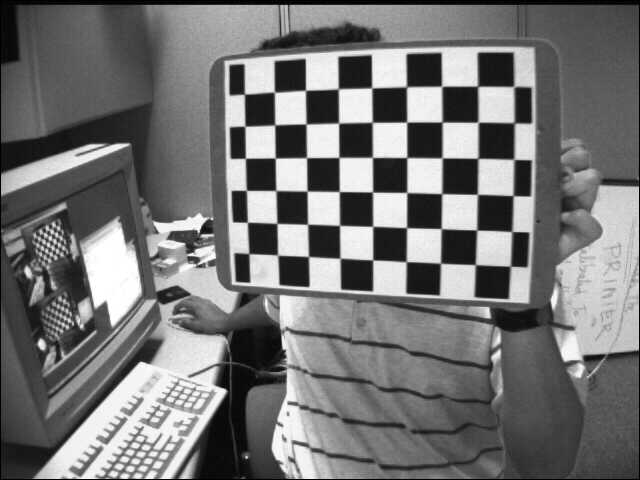
#> input picture left01.jpg, 640 x 480 px; its folder holds 5 pictures in this run
$ python camera_calibration.py
#> lines starting #> are read from the running program, lines starting #| are printed output that depends on the picture; after the words box and inside, x2 and y2 are one past the last pixel; in counts of white or black regions, pixels touching at a corner belong together
import cv2
import numpy as np
import glob
import matplotlib.pyplot as plt
from mpl_toolkits.mplot3d import Axes3D

# Set chessboard dimensions (9 internal corners per row, 6 internal corners per column)
chessboard_size = (9, 6)

# Prepare object points, like (0,0,0), (1,0,0), ..., (8,5,0)
objp = np.zeros((chessboard_size[0] * chessboard_size[1], 3), np.float32)
objp[:, :2] = np.mgrid[0:chessboard_size[0], 0:chessboard_size[1]].T.reshape(-1, 2)

# Arrays to store object points and image points from all the images
objpoints = []  # 3D points in real world space
imgpoints = []  # 2D points in image plane

# Set criteria for corner sub-pixel accuracy
criteria = (cv2.TERM_CRITERIA_EPS + cv2.TERM_CRITERIA_MAX_ITER, 30, 0.001)

# Load the images (left01.jpg to left23.jpg)
images = glob.glob('left*.jpg')

for fname in images:
    img = cv2.imread(fname)
#> img is the input picture: shape (480, 640, 3); min 0, max 255, mean 116.6
    gray = cv2.cvtColor(img, cv2.COLOR_BGR2GRAY)

    # Find the chessboard corners
    ret, corners = cv2.findChessboardCorners(gray, chessboard_size, None)
#> ret = True; corners = 54 rows, first 8: [244.5, 94.33], [274.6, 92.24], [305.5, 90.4], [338.4, 88.84], [371.6, 87.98], [406.8, 86.92], [441.6, 86.37], [477.6, 86.38]

    # If found, add object points and image points
    if ret:
        objpoints.append(objp)

        # Refine corner detection for better accuracy
        corners2 = cv2.cornerSubPix(gray, corners, (11, 11), (-1, -1), criteria)
#> corners2 = 54 rows, first 8: [244.4, 94.14], [274.4, 92.21], [305.5, 90.32], [338.3, 88.79], [371.7, 87.87], [406.5, 86.71], [441.6, 86.25], [477.6, 86.22]
        imgpoints.append(corners2)

        # Draw and display the corners
        img = cv2.drawChessboardCorners(img, chessboard_size, corners2, ret)
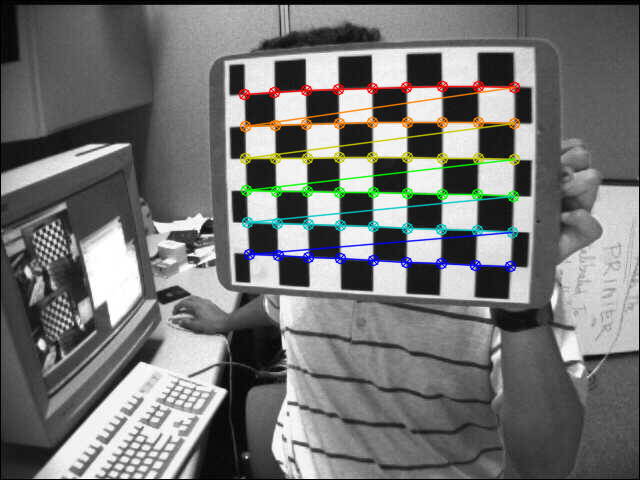
#> img: shape (480, 640, 3); 4.21% of pixels changed, all inside (x1, y1, x2, y2) = (238, 80, 521, 273)
        cv2.imshow('Chessboard Corners', img)
        cv2.waitKey(500)
#> pass 2 of the loop `for fname in images:`:
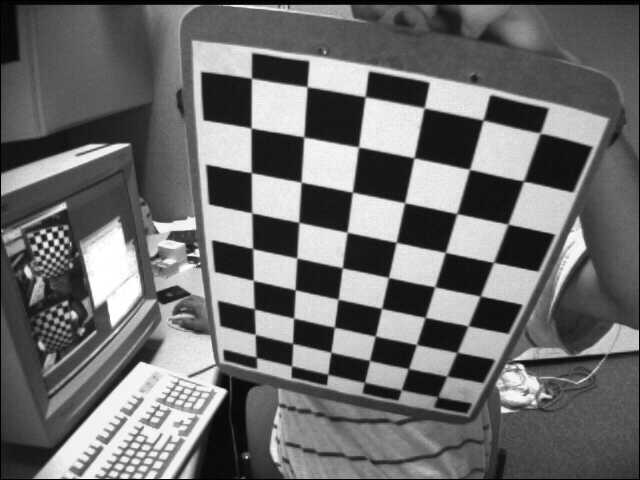
#> input picture left02.jpg, 640 x 480 px
#> img is the input picture: shape (480, 640, 3); min 0, max 255, mean 109
#> corners = 54 rows, first 8: [256.6, 357.4], [255.3, 334.5], [254.8, 309], [253.3, 280.1], [252.5, 248], [251.8, 212.8], [251.2, 172.5], [251.4, 128.3]
#> corners2 = 54 rows, first 8: [256.4, 362.4], [255.2, 334.4], [254.3, 308.9], [253.3, 280.4], [252.6, 248.6], [251.8, 212.8], [251.3, 172.7], [251.1, 128]
#> `img = cv2.drawChessboardCorners(img, chessboard_size, corners2, ret)`:
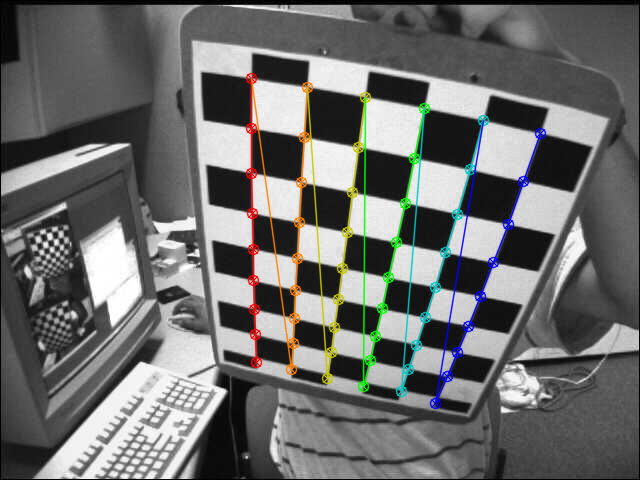
#> img: shape (480, 640, 3); 4.44% of pixels changed, all inside (x1, y1, x2, y2) = (245, 72, 547, 410)
#> pass 3 of the loop `for fname in images:`:
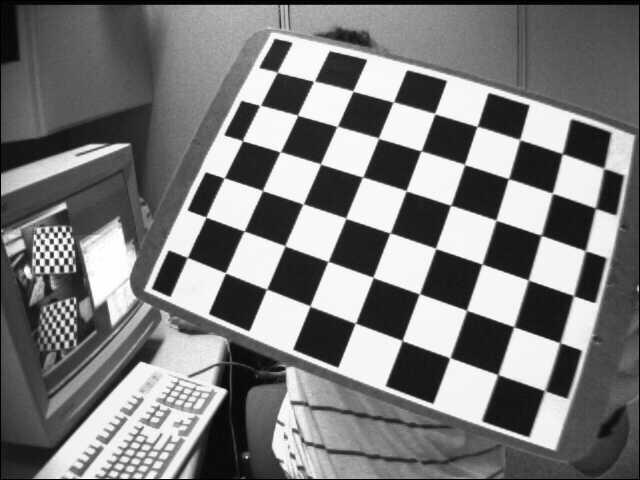
#> input picture left03.jpg, 640 x 480 px
#> img is the input picture: shape (480, 640, 3); min 0, max 255, mean 122.9
#> corners = 54 rows, first 8: [277.4, 72.53], [313.4, 81.56], [352.9, 91.05], [393.5, 101.9], [434.6, 113.5], [476.9, 126.7], [519.5, 139.5], [562.1, 154]
#> corners2 = 54 rows, first 8: [277.2, 72.2], [314, 81.25], [353, 91.03], [393.2, 102], [434.7, 113.6], [477.1, 126.3], [519.7, 139.6], [562.4, 153.6]
#> `img = cv2.drawChessboardCorners(img, chessboard_size, corners2, ret)`:
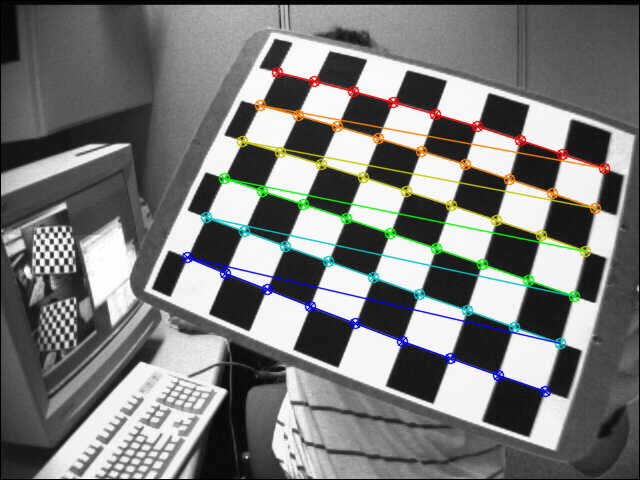
#> img: shape (480, 640, 3); 5.14% of pixels changed, all inside (x1, y1, x2, y2) = (181, 66, 611, 398)
#> the loop made 5 passes; the first 3 are shown

cv2.destroyAllWindows()

# Perform camera calibration
ret, camera_matrix, dist_coeffs, rvecs, tvecs = cv2.calibrateCamera(objpoints, imgpoints, gray.shape[::-1], None, None)

# Print the camera matrix (K matrix)
print("Camera Matrix (K): \n", camera_matrix)

# Print the first three R matrices (rotation) and t vectors (translation) for 3 views
for i in range(3):
    rmat, _ = cv2.Rodrigues(rvecs[i])  # Convert rotation vectors to rotation matrices
    print(f"\nRotation Matrix (R) for View {i+1}: \n", rmat)
    print(f"Translation Vector (t) for View {i+1}: \n", tvecs[i])

# Save the calibration results
np.savez('calibration_data.npz', camera_matrix=camera_matrix, dist_coeffs=dist_coeffs, rvecs=rvecs, tvecs=tvecs)

# Plot the camera locations (t vectors) in world coordinates
fig = plt.figure()
ax = fig.add_subplot(111, projection='3d')

# Plot the t vectors (camera locations)
for i, tvec in enumerate(tvecs):
    ax.scatter(tvec[0][0], tvec[1][0], tvec[2][0], color='red', marker='o')
    ax.text(tvec[0][0], tvec[1][0], tvec[2][0], f'Cam {i+1}', size=8)

# Set labels for axes
ax.set_xlabel('X axis')
ax.set_ylabel('Y axis')
ax.set_zlabel('Z axis')

plt.title("Camera Locations in World Coordinates")
plt.show()
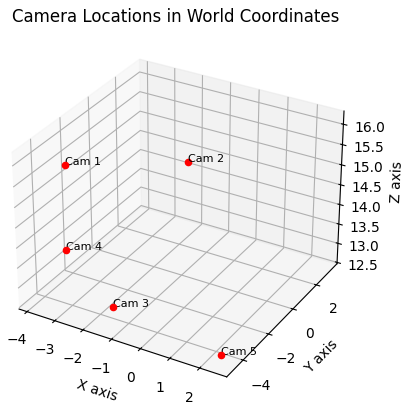
#> figure drawn by matplotlib, 1 panel

# Optional: undistort one of the images to verify the calibration
img = cv2.imread('left01.jpg')
h, w = img.shape[:2]
#> h = 480; w = 640
new_camera_matrix, roi = cv2.getOptimalNewCameraMatrix(camera_matrix, dist_coeffs, (w, h), 1, (w, h))

# Undistort the image
undistorted_img = cv2.undistort(img, camera_matrix, dist_coeffs, None, new_camera_matrix)
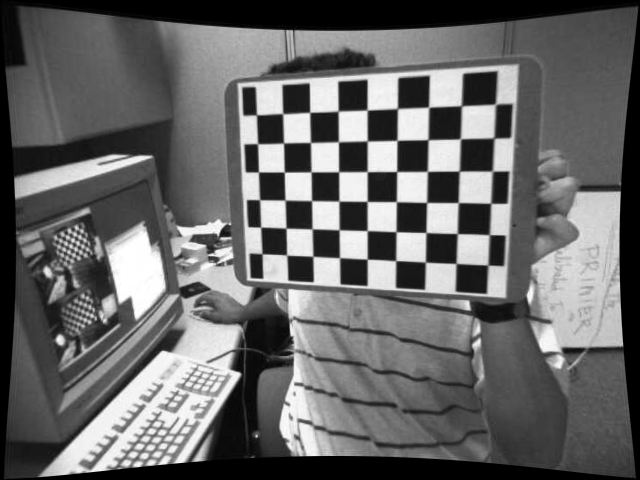
#> undistorted_img: shape (480, 640, 3); min 0, max 255, mean 103.4

# Display the undistorted image
cv2.imshow('Undistorted Image', undistorted_img)
cv2.waitKey(0)
cv2.destroyAllWindows()

# Save the undistorted image for verification
cv2.imwrite('undistorted_left01.jpg', undistorted_img)
